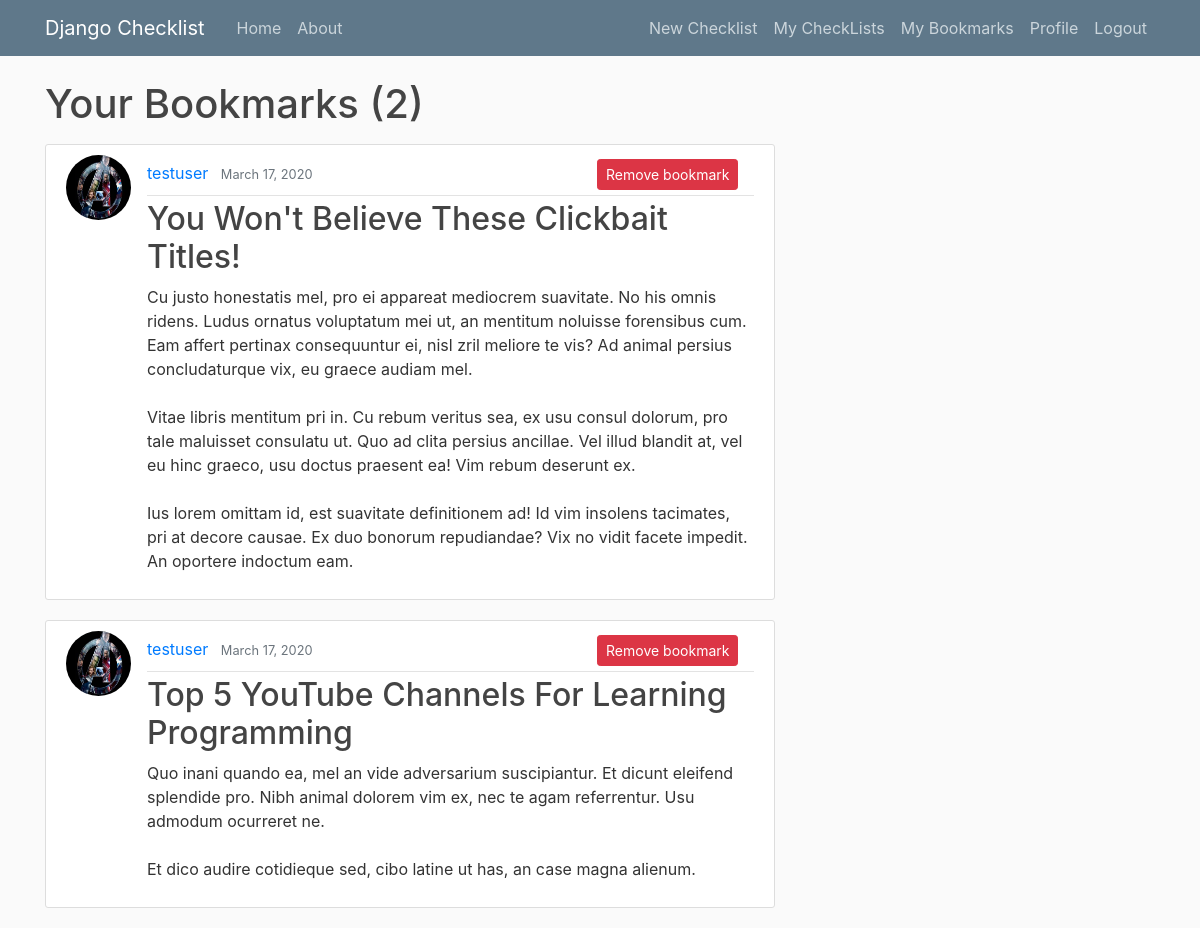
/bookmarks/ (signed in), run on an earlier commit of the app's database.
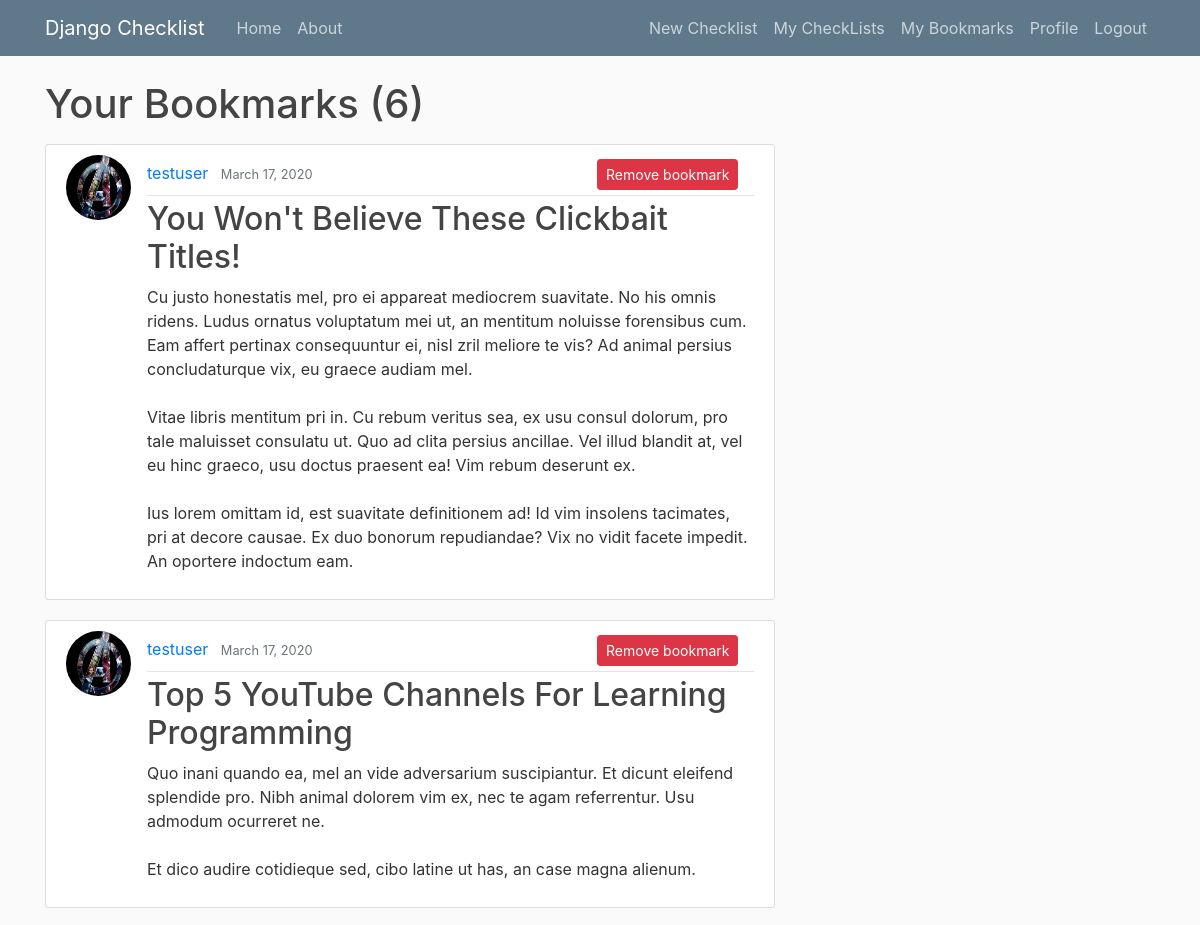
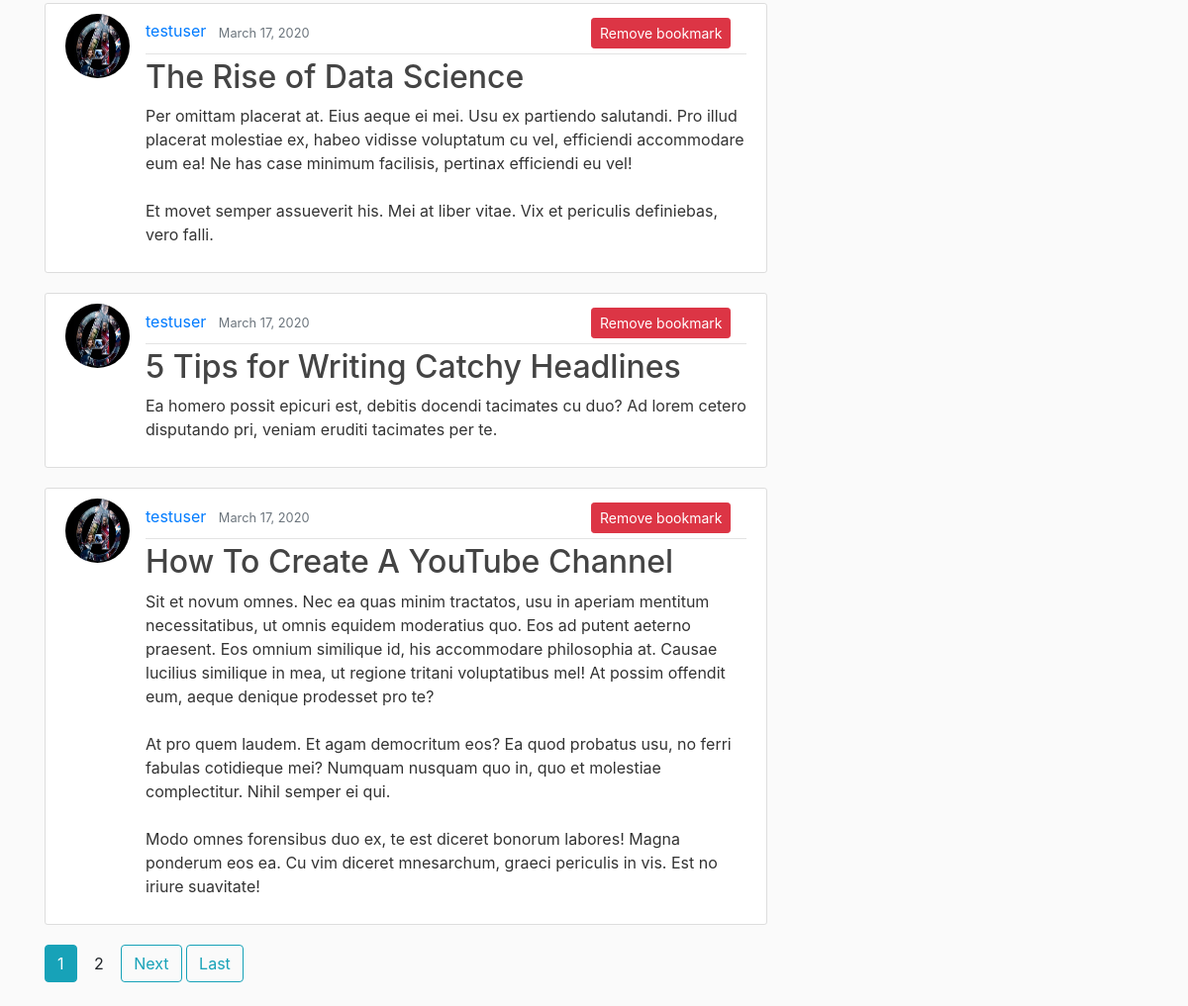
And on a later commit of the database (2 pictures, top to bottom).
### checklist/models.py (models this page shows, shortened)
class Bookmark(models.Model):
	user = models.ForeignKey(User, on_delete=models.CASCADE)
	checklist = models.ForeignKey(Checklist, on_delete=models.CASCADE)

class Checklist(models.Model):
	title = models.CharField(max_length=100)
	content = models.TextField()
	date_posted = models.DateTimeField(default=timezone.now)
	author = models.ForeignKey(User, on_delete = models.CASCADE)
	visibility = models.IntegerField(default=0)

### users/models.py (models this page shows, shortened)
class Profile(models.Model):
	user = models.OneToOneField(User, on_delete = models.CASCADE)
	image = models.ImageField(default='default.jpg', upload_to='profile_pics')

### checklist/views.py (the view)
# urls.py: path('bookmarks/', BookmarkChecklistListView.as_view(), name='bookmarks'),
class BookmarkChecklistListView(ListView):
	model = Bookmark
	template_name = 'checklist/bookmark_checklists.html'
	context_object_name = 'bookmarks_var'
	paginate_by = 5
	def get_queryset(self):
		return Bookmark.objects.filter(user=self.request.user)

### checklist/templates/checklist/bookmark_checklists.html (shortened to what this page needs)
{% extends "checklist/base.html" %}
{% block content %}
	<h1 class="mb-3">Your Bookmarks ({{ page_obj.paginator.count }})</h1>
	{% for bookmark in bookmarks_var %}
		<article class="media content-section">
			<img class="rounded-circle article-img" src="{{ bookmark.checklist.author.profile.image.url }}">
			<div class="media-body">
				<div class="article-metadata">
					<a class="mr-2" href="{% url 'user-checklists' bookmark.checklist.author.username %}">{{ bookmark.checklist.author }}</a>
					<small class="text-muted">{{ bookmark.checklist.date_posted|date:'F d, Y' }}</small>
					<a style="margin-left: 280px" class="btn btn-danger btn-sm mt-1 mb-1 mr-1" href="#">Remove bookmark</a>
				</div>
				<h2><a class="article-title" href="{% url 'checklist-detail' bookmark.checklist.id %}">{{ bookmark.checklist.title }}</a></h2>
				<p class="article-content">{{ bookmark.checklist.content }}</p>
			</div>
		</article>
	{% endfor %}
	{% if is_paginated %}
		{% for num in page_obj.paginator.page_range %}
			{% if num == page_obj.number %}
				<a class="btn btn-info mb-4" href="?page={{ num }}">{{ num }}</a>
			{% elif num > page_obj.number|add:'-3' and num < page_obj.number|add:'3' %}
				<a class="btn btn-info-outline mb-4" href="?page={{ num }}">{{ num }}</a>
			{% endif %}
		{% endfor %}
		{% if page_obj.has_next %}
			<a class="btn btn-outline-info mb-4" href="?page={{ page_obj.next_page_number }}">Next</a>
			<a class="btn btn-outline-info mb-4" href="?page={{ page_obj.paginator.num_pages }}">Last</a>
		{% endif %}
	{% endif %}
{% endblock content  %}

### checklist/templates/checklist/base.html (shortened to what this page needs)
{% load static %}
<!DOCTYPE html>
<html>
<head>
    <link rel="stylesheet" href="https://stackpath.bootstrapcdn.com/bootstrap/4.4.1/css/bootstrap.min.css">
    <link rel="stylesheet" type="text/css" href="{% static 'Checklist/main.css' %}">
</head>
<body>
	<header class="site-header">
      <nav class="navbar navbar-expand-md navbar-dark bg-steel fixed-top">
        <div class="container">
          <div class="navbar-brand mr-4">Django Checklist</div>
          <div class="collapse navbar-collapse" id="navbarToggle">
            <div class="navbar-nav mr-auto">
              <a class="nav-item nav-link" href="{% url 'checklist-home' %}">Home</a>
              <a class="nav-item nav-link" href="{% url 'checklist-about' %}">About</a>
            </div>
            <div class="navbar-nav">
              {% if user.is_authenticated %}
                <a class="nav-item nav-link" href="{% url 'checklist-create' %}">New Checklist</a>
                <a class="nav-item nav-link" href="{% url 'user-checklists' user.username %}">My CheckLists</a>
                <a class="nav-item nav-link" href="{% url 'bookmarks' %}">My Bookmarks</a>
                <a class="nav-item nav-link" href="{% url 'profile' %}">Profile</a>
                <a class="nav-item nav-link" href="{% url 'logout' %}">Logout</a>
              {% else %}
                <a class="nav-item nav-link" href="{% url 'login' %}">Login</a>
                <a class="nav-item nav-link" href="{% url 'register' %}">Register</a>
              {% endif %}
            </div>
          </div>
        </div>
      </nav>
    </header>
	<main role="main" class="container">
      <div class="row">
        <div class="col-md-8">
          {% block content %}{% endblock %}
        </div>
      </div>
    </main>
</body>
</html>

### checklist/static/checklist/main.css (style rules this page uses)
body { background: #fafafa; color: #333333; margin-top: 5rem; }
h1, h2, h3, h4, h5, h6 { color: #444444; }
.bg-steel { background-color: #5f788a; }
.site-header .navbar-nav .nav-link { color: #cbd5db; }
.content-section { background: #ffffff; padding: 10px 20px; border: 1px solid #dddddd; border-radius: 3px; margin-bottom: 20px; }
.article-title { color: #444444; }
.article-content { white-space: pre-line; }
.article-img { height: 65px; width: 65px; margin-right: 16px; }
.article-metadata { padding-bottom: 1px; margin-bottom: 4px; border-bottom: 1px solid #e3e3e3 }

What changed in the data, as far as the page shows it:
added Bookmark: checklist.author.profile.image (placeholder picture), checklist.author "testuser", checklist.date_posted "March 17, 2020", checklist "The Rise of Data Science", checklist.content "Per omittam placerat at. Eius aeque ei mei. Usu ex partiendo salutandi. Pro illud placerat molestiae ex, habeo vidisse voluptatum cu vel, efficiendi accommodare eum ea! Ne has case minimum facilisis, pertinax efficiendi eu vel! Et movet semper assueverit his. Mei at liber vitae. Vix et periculis definiebas, vero falli."
added Bookmark: checklist.author.profile.image (placeholder picture), checklist.author "testuser", checklist.date_posted "March 17, 2020", checklist "5 Tips for Writing Catchy Headlines", checklist.content "Ea homero possit epicuri est, debitis docendi tacimates cu duo? Ad lorem cetero disputando pri, veniam eruditi tacimates per te."
added Bookmark: checklist.author.profile.image (placeholder picture), checklist.author "testuser", checklist.date_posted "March 17, 2020", checklist "How To Create A YouTube Channel", checklist.content "Sit et novum omnes. Nec ea quas minim tractatos, usu in aperiam mentitum necessitatibus, ut omnis equidem moderatius quo. Eos ad putent aeterno praesent. Eos omnium similique id, his accommodare philosophia at. Causae lucilius similique in mea, ut regione tritani voluptatibus mel! At possim offendit eum, aeque denique prodesset pro te? At pro quem laudem. Et agam democritum eos? Ea quod probatus usu, no ferri fabulas cotidieque mei? Numquam nusquam quo in, quo et molestiae complectitur. Nihil semper ei qui. Modo omnes forensibus duo ex, te est diceret bonorum labores! Magna ponderum eos ea. Cu vim diceret mnesarchum, graeci periculis in vis. Est no iriure suavitate!"
Also different on the page:
{{ page_obj.paginator.count }}: "2" → "6"
new list line: "1"
new list line: "2"
text now shown: "Next Last"
